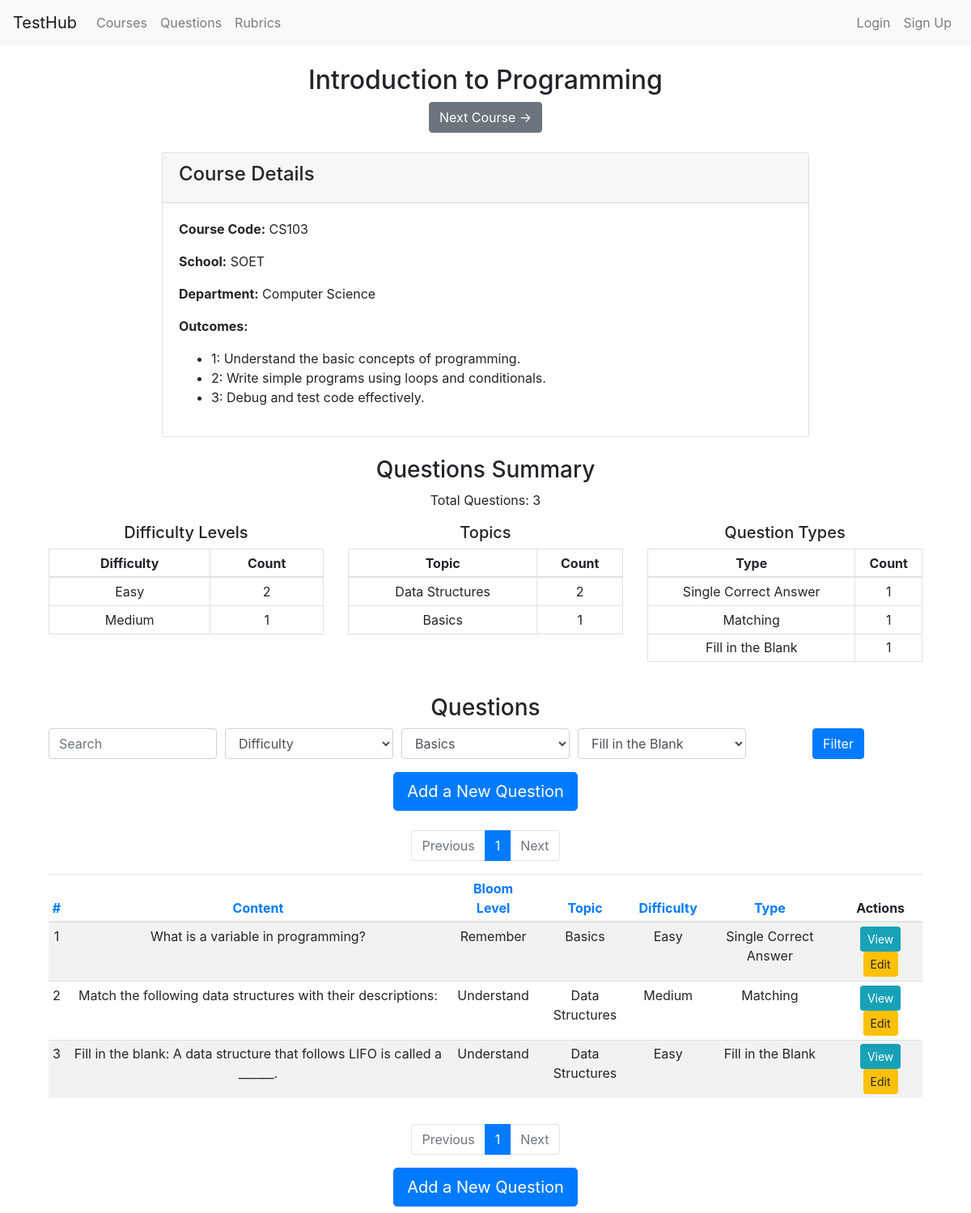
The page /courses/view/1 on the database its author committed.
### models.py (models this page shows, shortened)
class Course(db.Model):
    id = db.Column(db.Integer, primary_key=True)
    name = db.Column(db.String(100), nullable=False)
    course_code = db.Column(db.String(20), nullable=False)
    school = db.Column(db.String(10), nullable=False)
    department = db.Column(db.String(100), nullable=False)
    outcomes = db.relationship('CourseOutcome', backref='course', lazy=True, cascade="all, delete-orphan")

class CourseOutcome(db.Model):
    id = db.Column(db.Integer, primary_key=True)
    number = db.Column(db.Integer, nullable=False)
    description = db.Column(db.String(200), nullable=False)
    course_id = db.Column(db.Integer, db.ForeignKey('course.id'), nullable=False)

class Question(db.Model):
    id = db.Column(db.Integer, primary_key=True)
    content = db.Column(db.Text, nullable=False)
    course_id = db.Column(db.Integer, db.ForeignKey('course.id'), nullable=False)
    bloom_level = db.Column(db.String(50))
    topic = db.Column(db.String(100))
    difficulty = db.Column(db.String(50))
    question_type = db.Column(db.String(50))
    options = db.Column(db.Text)  # To store options for MCQs
    correct_answer = db.Column(db.Text)  # To store correct answer(s)
    pairs = db.Column(db.Text)  # To store pairs for matching questions
    essay_details = db.Column(db.Text)  # To store details for essay questions
    created_by = db.Column(db.String(100), nullable=False)
    created_at = db.Column(db.DateTime, nullable=False, default=datetime.utcnow)
    last_edited_by = db.Column(db.String(100), nullable=True)
    last_edited_at = db.Column(db.DateTime, nullable=True)
    course = db.relationship('Course', backref=db.backref('questions', lazy=True))

### routes/courses.py (the view)
@course_bp.route('/view/<int:course_id>', methods=['GET'])
def view_course(course_id):
    course = Course.query.get_or_404(course_id)
    query = Question.query.filter_by(course_id=course_id)
    search_fields = ['content', 'bloom_level', 'topic', 'difficulty', 'question_type']
    filter_fields = ['bloom_level', 'difficulty', 'question_type']
    query = apply_filters(query, Question, search_fields, filter_fields)
    query = apply_sorting(query, Question)
    questions, total_questions, pagination = apply_pagination(query)
    bloom_levels = db.session.query(Question.bloom_level).distinct().all()
    difficulties = db.session.query(Question.difficulty).distinct().all()
    question_types = db.session.query(Question.question_type).distinct().all()
    per_page = int(request.args.get('per_page', 50))
    page = int(request.args.get('page', 1))
    prev_course = Course.query.filter(Course.id < course_id).order_by(Course.id.desc()).first()
    next_course = Course.query.filter(Course.id > course_id).order_by(Course.id.asc()).first()
    difficulty_counts = db.session.query(Question.difficulty, func.count(Question.id)).filter_by(course_id=course_id).group_by(Question.difficulty).order_by(func.count(Question.id).desc()).all()
    topic_counts = db.session.query(Question.topic, func.count(Question.id)).filter_by(course_id=course_id).group_by(Question.topic).order_by(func.count(Question.id).desc()).all()
    type_counts = db.session.query(Question.question_type, func.count(Question.id)).filter_by(course_id=course_id).group_by(Question.question_type).order_by(func.count(Question.id).desc()).all()
    difficulty_data = {d: c for d, c in difficulty_counts}
    topic_data = {t: c for t, c in topic_counts}
    type_data = {t: c for t, c in type_counts}
    total_questions = sum(difficulty_data.values())
    return render_template(
        'course_view.html',
        course=course,
        questions=questions,
        total_questions=total_questions,
        bloom_levels=bloom_levels,
        difficulties=difficulties,
        question_types=question_types,
        pagination=pagination,
        per_page=per_page, page=page,
        prev_course=prev_course,
        next_course=next_course,
        difficulty_data=difficulty_data,
        topic_data=topic_data,
        type_data=type_data,
    )

### utils.py (called while the page is built)
def apply_filters(query, model, search_fields, filter_fields):
    search = request.args.get('search')
    if search:
        filters = [getattr(model, field).ilike(f'%{search}%') for field in search_fields]
        query = query.filter(or_(*filters))
    for field in filter_fields:
        value = request.args.get(field)
        if value:
            query = query.filter(getattr(model, field) == value)
    return query

def apply_sorting(query, model):
    sort_by = request.args.get('sort_by', 'id')  # Default to 'id' if not provided or empty
    if not sort_by or not hasattr(model, sort_by):
        sort_by = 'id'  # Ensure sort_by is valid and falls back to 'id'
    sort_order = request.args.get('sort_order', 'asc')
    if sort_order == 'asc':
        query = query.order_by(getattr(model, sort_by).asc())
    else:
        query = query.order_by(getattr(model, sort_by).desc())
    return query

def apply_pagination(query):
    per_page = int(request.args.get('per_page', 50))
    page = int(request.args.get('page', 1))
    pagination = query.paginate(page=page, per_page=per_page, error_out=False)
    return pagination.items, pagination.total, pagination

### templates/course_view.html (shortened to what this page needs)
{% extends "base.html" %}
{% block content %}
<div class="container mt-4">
  <div class="text-center w-100">
    <h2 class="mb-0">{{ course.name }}</h2>
  </div>
  <div class="text-center mt-2">
    {% if next_course %}
      <a class="btn btn-secondary" href="{{ url_for('courses.view_course', course_id=next_course.id) }}" role="button">Next Course &#8594;</a>
    {% endif %}
  </div>
  <div class="card mt-4 mx-auto" style="max-width: 800px;">
    <div class="card-header">
      <h4>Course Details</h4>
    </div>
    <div class="card-body">
      <p><strong>Course Code:</strong> {{ course.course_code }}</p>
      <p><strong>School:</strong> {{ course.school }}</p>
      <p><strong>Department:</strong> {{ course.department }}</p>
      <p><strong>Outcomes:</strong></p>
      <ul>
        {% for outcome in course.outcomes %}
        <li>{{ outcome.number }}: {{ outcome.description }}</li>
        {% endfor %}
      </ul>
    </div>
  </div>
  <div class="text-center mt-4">
    <h3>Questions Summary</h3>
    <p>Total Questions: {{ total_questions }}</p>
    <div class="row">
      <div class="col-md-4">
        <h5>Difficulty Levels</h5>
        <table class="table table-bordered table-sm">
          <thead>
            <tr>
              <th>Difficulty</th>
              <th>Count</th>
            </tr>
          </thead>
          <tbody>
            {% for difficulty, count in difficulty_data.items() %}
            <tr style="height: 30px;">
              <td>{{ difficulty }}</td>
              <td>{{ count }}</td>
            </tr>
            {% endfor %}
          </tbody>
        </table>
      </div>
      <div class="col-md-4">
        <h5>Topics</h5>
        <table class="table table-bordered table-sm">
          <thead>
            <tr>
              <th>Topic</th>
              <th>Count</th>
            </tr>
          </thead>
          <tbody>
            {% for topic, count in topic_data.items() %}
            <tr style="height: 30px;">
              <td>{{ topic }}</td>
              <td>{{ count }}</td>
            </tr>
            {% endfor %}
          </tbody>
        </table>
      </div>
      <div class="col-md-4">
        <h5>Question Types</h5>
        <table class="table table-bordered table-sm">
          <thead>
            <tr>
              <th>Type</th>
              <th>Count</th>
            </tr>
          </thead>
          <tbody>
            {% for question_type, count in type_data.items() %}
            <tr style="height: 30px;">
              <td>{{ question_type }}</td>
              <td>{{ count }}</td>
            </tr>
            {% endfor %}
          </tbody>
        </table>
      </div>
    </div>
  </div>
  <div class="text-center mt-4">
    <h3>Questions</h3>
    <form method="get" action="{{ url_for('courses.view_course', course_id=course.id) }}">
      <div class="form-row">
        <div class="col">
          <input type="text" class="form-control" name="search" placeholder="Search" value="{{ search_query }}">
        </div>
        <div class="col">
          <select class="form-control" name="difficulty">
            <option value="">Difficulty</option>
          </select>
        </div>
        <div class="col">
          <select class="form-control" name="topic">
            {% for topic, count in topic_data.items() %}
            <option value="{{ topic }}" {% if topic == topic %}selected{% endif %}>{{ topic }}</option>
            {% endfor %}
          </select>
        </div>
        <div class="col">
          <select class="form-control" name="question_type">
            {% for question_type, count in type_data.items() %}
            <option value="{{ question_type }}" {% if question_type == question_type %}selected{% endif %}>{{ question_type }}</option>
            {% endfor %}
          </select>
        </div>
        <div class="col">
          <button type="submit" class="btn btn-primary">Filter</button>
        </div>
      </div>
    </form>
  </div>
  <div class="text-center mt-3">
    <a class="btn btn-primary btn-lg mb-2" href="{{ url_for('questions.create_question') }}" role="button">Add a New Question</a>
  </div>
  <nav aria-label="Page navigation" class="mt-3">
    <ul class="pagination justify-content-center">
      <li class="page-item {% if not pagination.has_prev %}disabled{% endif %}">
        <a class="page-link" href="{{ url_for('courses.view_course', course_id=course.id, page=pagination.prev_num, search=search_query, sort_by=sort_by, sort_order=sort_order, difficulty=difficulty, topic=topic, question_type=question_type) }}">Previous</a>
      </li>
      {% for page_num in pagination.iter_pages() %}
      <li class="page-item {% if page_num == pagination.page %}active{% endif %}">
        <a class="page-link" href="{{ url_for('courses.view_course', course_id=course.id, page=page_num, search=search_query, sort_by=sort_by, sort_order=sort_order, difficulty=difficulty, topic=topic, question_type=question_type) }}">{{ page_num }}</a>
      </li>
      {% endfor %}
      <li class="page-item {% if not pagination.has_next %}disabled{% endif %}">
        <a class="page-link" href="{{ url_for('courses.view_course', course_id=course.id, page=pagination.next_num, search=search_query, sort_by=sort_by, sort_order=sort_order, difficulty=difficulty, topic=topic, question_type=question_type) }}">Next</a>
      </li>
    </ul>
  </nav>
  <div class="table-responsive mt-3">
    <table class="table table-striped text-center table-sm">
      <thead>
        <tr>
          <th><a href="{{ url_for('courses.view_course', course_id=course.id, search=search_query, sort_by='id', sort_order='asc' if sort_order == 'desc' else 'desc') }}">#</a></th>
          <th><a href="{{ url_for('courses.view_course', course_id=course.id, search=search_query, sort_by='content', sort_order='asc' if sort_order == 'desc' else 'desc') }}">Content</a></th>
          <th><a href="{{ url_for('courses.view_course', course_id=course.id, search=search_query, sort_by='bloom_level', sort_order='asc' if sort_order == 'desc' else 'desc') }}">Bloom Level</a></th>
          <th><a href="{{ url_for('courses.view_course', course_id=course.id, search=search_query, sort_by='topic', sort_order='asc' if sort_order == 'desc' else 'desc') }}">Topic</a></th>
          <th><a href="{{ url_for('courses.view_course', course_id=course.id, search=search_query, sort_by='difficulty', sort_order='asc' if sort_order == 'desc' else 'desc') }}">Difficulty</a></th>
          <th><a href="{{ url_for('courses.view_course', course_id=course.id, search=search_query, sort_by='question_type', sort_order='asc' if sort_order == 'desc' else 'desc') }}">Type</a></th>
          <th>Actions</th>
        </tr>
      </thead>
      <tbody>
        {% for question in questions %}
        <tr style="height: 30px;">
          <td>{{ loop.index + ((pagination.page - 1) * pagination.per_page) }}</td>
          <td>{{ question.content }}</td>
          <td>{{ question.bloom_level }}</td>
          <td>{{ question.topic }}</td>
          <td>{{ question.difficulty }}</td>
          <td>{{ question.question_type }}</td>
          <td>
            <a href="{{ url_for('questions.view_question', question_id=question.id) }}" class="btn btn-sm btn-info">View</a>
            <a href="{{ url_for('questions.edit_question', question_id=question.id) }}" class="btn btn-sm btn-warning">Edit</a>
          </td>
        </tr>
        {% endfor %}
      </tbody>
    </table>
  </div>
  <nav aria-label="Page navigation" class="mt-3">
    <ul class="pagination justify-content-center">
      <li class="page-item {% if not pagination.has_prev %}disabled{% endif %}">
        <a class="page-link" href="{{ url_for('courses.view_course', course_id=course.id, page=pagination.prev_num, search=search_query, sort_by=sort_by, sort_order=sort_order, difficulty=difficulty, topic=topic, question_type=question_type) }}">Previous</a>
      </li>
      {% for page_num in pagination.iter_pages() %}
      <li class="page-item {% if page_num == pagination.page %}active{% endif %}">
        <a class="page-link" href="{{ url_for('courses.view_course', course_id=course.id, page=page_num, search=search_query, sort_by=sort_by, sort_order=sort_order, difficulty=difficulty, topic=topic, question_type=question_type) }}">{{ page_num }}</a>
      </li>
      {% endfor %}
      <li class="page-item {% if not pagination.has_next %}disabled{% endif %}">
        <a class="page-link" href="{{ url_for('courses.view_course', course_id=course.id, page=pagination.next_num, search=search_query, sort_by=sort_by, sort_order=sort_order, difficulty=difficulty, topic=topic, question_type=question_type) }}">Next</a>
      </li>
    </ul>
  </nav>
  <div class="text-center mt-3">
    <a class="btn btn-primary btn-lg mb-2" href="{{ url_for('questions.create_question') }}" role="button">Add a New Question</a>
  </div>
</div>
{% endblock %}

### rows shown on the page
Course: name "Introduction to Programming", course_code "CS103", school "SOET", department "Computer Science"
CourseOutcome: number "1", description "Understand the basic concepts of programming."
CourseOutcome: number "2", description "Write simple programs using loops and conditionals."
CourseOutcome: number "3", description "Debug and test code effectively."
Question: difficulty "Medium", course "1", question_type "Matching", content "Match the following data structures with their descriptions:", bloom_level "Understand", topic "Data Structures"
Question: topic "Basics", count "1", question_type "Single Correct Answer", content "What is a variable in programming?", bloom_level "Remember", difficulty "Easy"
Question: question_type "Fill in the Blank", course "1", content "Fill in the blank: A data structure that follows LIFO is called a ______.", bloom_level "Understand", topic "Data Structures", difficulty "Easy"

### other values the page prints
{{ total_questions }} "3"
{{ difficulty }} "Easy"
{{ count }} "2"
{{ topic }} "Data Structures"
{{ page_num }} "1"
form field topic "Basics"
form field question_type "Fill in the Blank"
